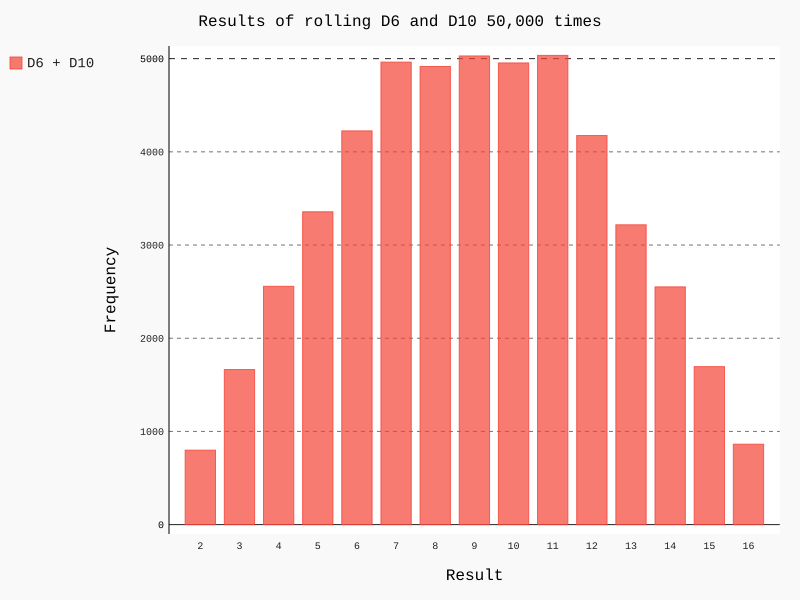

Generate this figure with Python:
from die import Die

import pygal

die1 = Die()
die2 = Die(10)

results = []

for roll in range(50000):
    # roll th edice 50000 times
    result = die1.roll() + die2.roll()
    results.append(result)

print(results)

frequencies = []

max_result = die1.sides + die2.sides

for value in range(2, max_result + 1):
    #count the number of times the result was rolled
    frequency = results.count(value)
    frequencies.append(frequency)

print(frequencies)

hist = pygal.Bar()
hist.title = 'Results of rolling D6 and D10 50,000 times'
hist.x_labels = ['2', '3', '4', '5', '6', '7', '8', '9', '10', '11', '12', '13',
                 '14', '15', '16']
hist.x_title = 'Result'
hist.y_title = 'Frequency'

hist.add('D6 + D10', frequencies)
hist.render_to_file('different_dice.svg')
